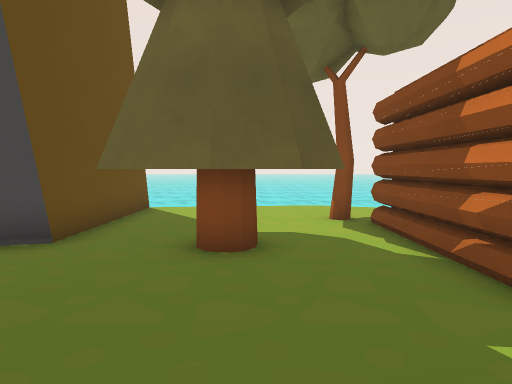
view 1 (above)

17 first-person views from a walk through a 3-D level made in the Godot game engine. The camera is 1.2 m above the floor, tilts 4° down and sees 75° across. The floor is counted in squares, 1 m on a side. Each view is taken from the middle of a square. On the plan, view 1 faces up. The plan holds only what a view shows up to about 14 squares ahead; the rest is blank. The place goes on beyond the plan. Some surface patterns are stand-ins.

view 2
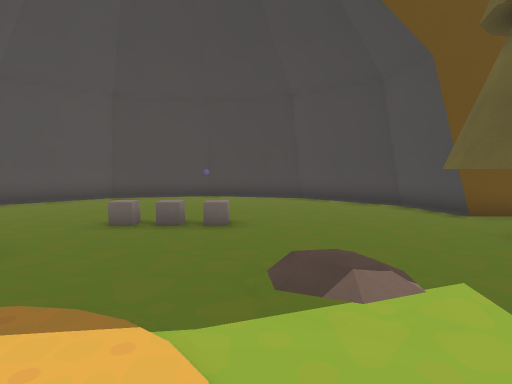

view 3
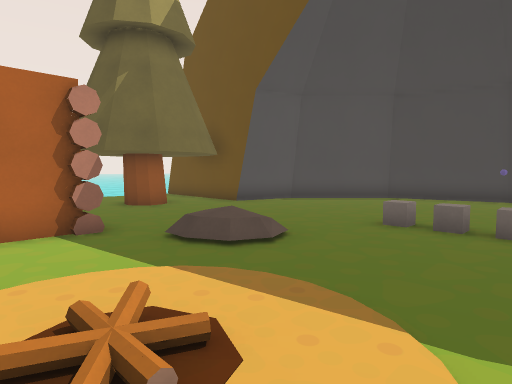

view 4
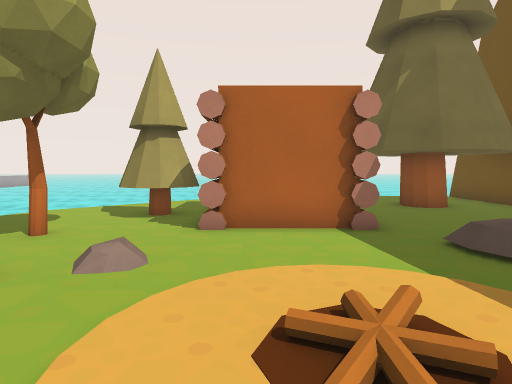

view 5
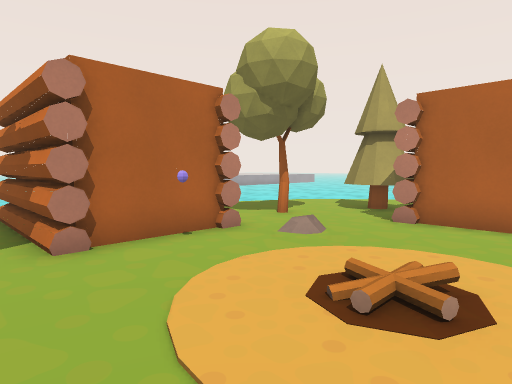

view 6
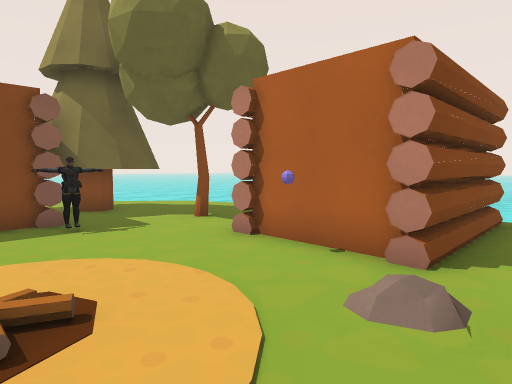

view 7
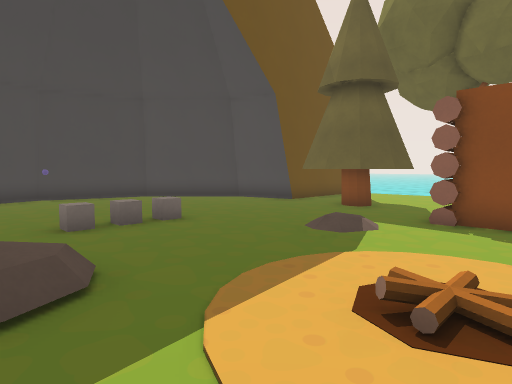

view 8
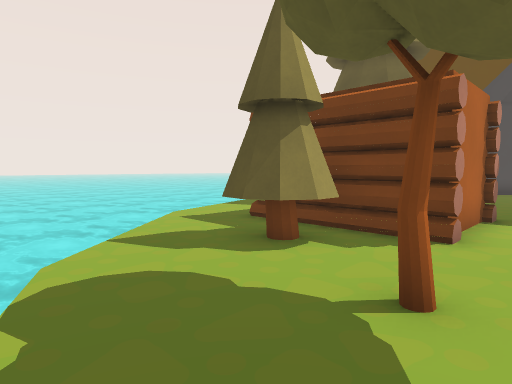

view 9
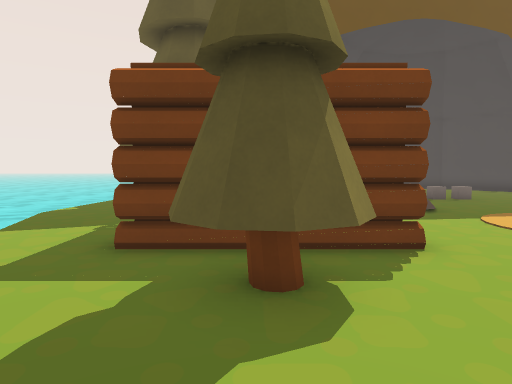

view 10
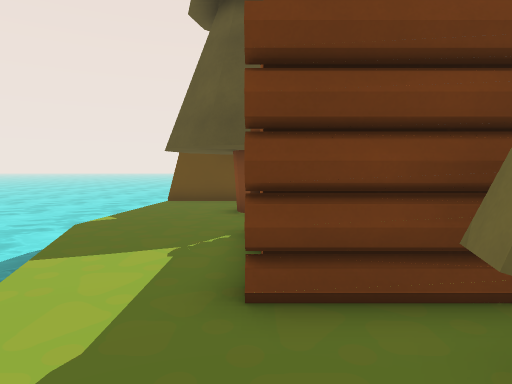

view 11
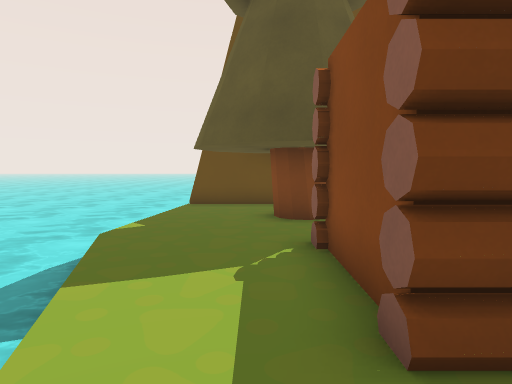

view 12
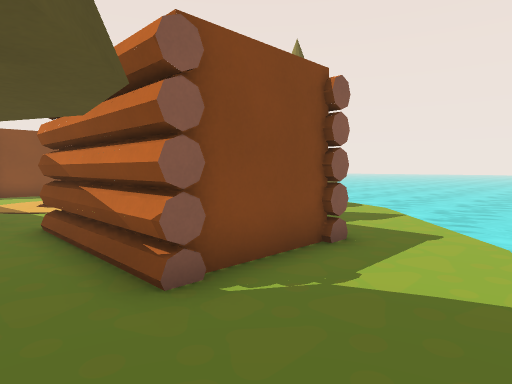

view 13
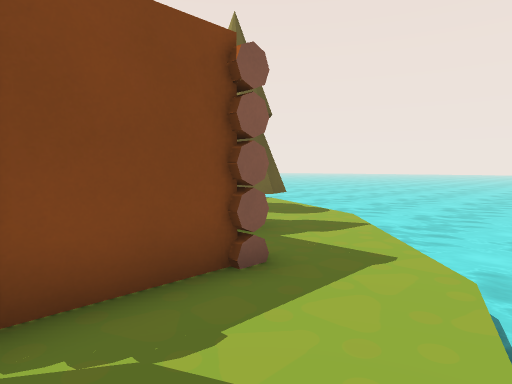

view 14
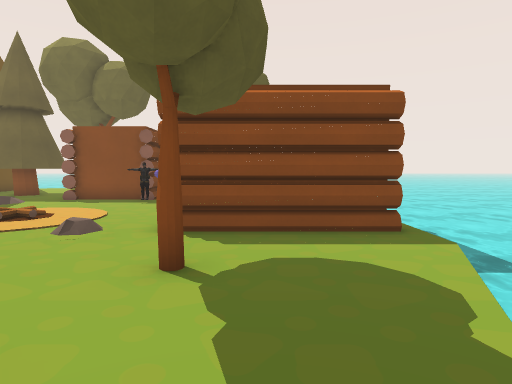

view 15
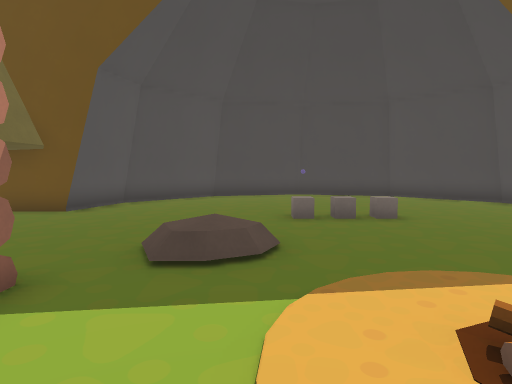

view 16
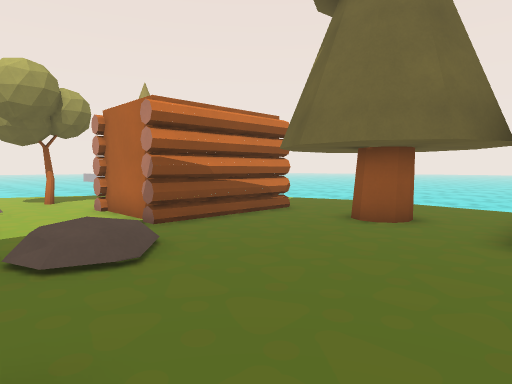

view 17
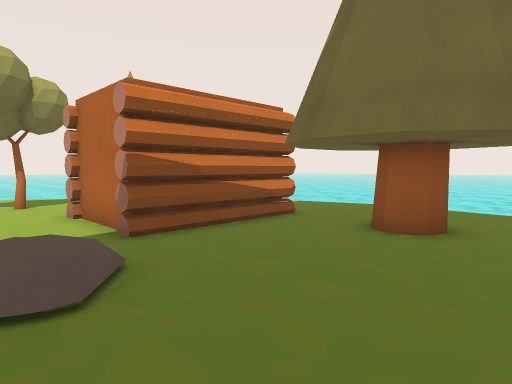

### Floor plan
Key: @ floor where view 1 was taken; # wall or solid block; . floor; / step, stairs or slope; ≈ water the walk keeps out of; T tree; H house; I thing the floor can be seen under or through; O other object.
Columns run from 10 left of view 1 to 13 right of it. Each row starts with its distance up from view 1.
 11           ≈≈≈
 10        #. ....
  9        #. ....
  8        #....T.
  7        #.  ..H
  6        #T TT.#   T
  5     ####TTTT.#   TT ..
  4    ##...TTTT.# ##TTT..≈
  3   ##......T..###HTT...
  2  ##.............O..T..
  1  ##........//.......
  0  #........@//......HHHHH
 -1  #....../.........H####
 -2 ##....../.........#####
 -3  #....../.........H####H
 -4  #.........O/..../.HHHHH
 -5  ##........O/..........≈
 -6  ##................T...≈
 -7   ##.........###H.....≈
 -8    ##........#  HTT...≈
 -9     ###IT##T.#  HTT... ≈
-10        III##T#  HTT..≈≈≈
-11        IIII#T###H...≈≈≈≈
-12        IIII#T......≈≈≈≈≈
-13        #TI#T.....≈≈≈≈≈≈≈
-14        #......≈≈≈≈≈≈≈≈ ≈
-15          ≈≈≈≈≈≈≈≈≈≈≈≈≈

Where each view was taken, in squares from view 1:
view 1: 0 up, 0 right, facing up
view 2: 0 up, 5 right, facing left
view 3: 0 up, 5 right, facing down-left
view 4: 0 up, 5 right, facing down
view 5: 1 up, 3 right, facing down-right
view 6: 5 down, 4 right, facing up-right
view 7: 5 down, 5 right, facing up-left
view 8: 5 down, 12 right, facing down-left
view 9: 9 down, 11 right, facing left
view 10: 11 down, 9 right, facing left
view 11: 12 down, 8 right, facing left
view 12: 14 down, 1 right, facing up-right
view 13: 14 down, 3 right, facing up-right
view 14: 10 down, 10 right, facing up
view 15: 4 down, 6 right, facing left
view 16: 3 down, 4 left, facing down-right
view 17: 4 down, 3 left, facing down-right
